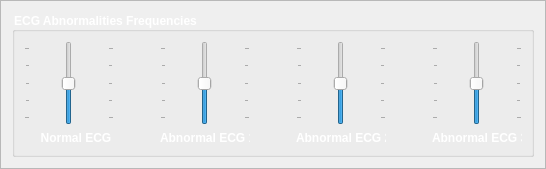
              <widget class="QFrame" name="frame_24">
               <property name="frameShape">
                <enum>QFrame::StyledPanel</enum>
               </property>
               <property name="frameShadow">
                <enum>QFrame::Raised</enum>
               </property>
               <layout class="QGridLayout" name="gridLayout_35">
                <item row="0" column="0">
                 <widget class="QGroupBox" name="groupBox_6">
                  <property name="sizePolicy">
                   <sizepolicy hsizetype="Expanding" vsizetype="Maximum">
                    <horstretch>0</horstretch>
                    <verstretch>0</verstretch>
                   </sizepolicy>
                  </property>
                  <property name="maximumSize">
                   <size>
                    <width>16777215</width>
                    <height>150</height>
                   </size>
                  </property>
                  <property name="font">
                   <font>
                    <pointsize>9</pointsize>
                    <weight>75</weight>
                    <bold>true</bold>
                   </font>
                  </property>
                  <property name="styleSheet">
                   <string notr="true">color: rgb(255, 255, 255);</string>
                  </property>
                  <property name="title">
                   <string>ECG Abnormalities Frequencies</string>
                  </property>
                  <layout class="QGridLayout" name="gridLayout_50">
                   <item row="0" column="0">
                    <layout class="QHBoxLayout" name="horizontalLayout_12">
                     <item>
                      <layout class="QVBoxLayout" name="verticalLayout_25">
                       <item>
                        <widget class="QSlider" name="ECG_Abnormalities_Normal_ECG_Frequency_Slider">
                         <property name="sizePolicy">
                          <sizepolicy hsizetype="Maximum" vsizetype="Expanding">
                           <horstretch>0</horstretch>
                           <verstretch>0</verstretch>
                          </sizepolicy>
                         </property>
                         <property name="minimumSize">
                          <size>
                           <width>90</width>
                           <height>0</height>
                          </size>
                         </property>
                         <property name="maximumSize">
                          <size>
                           <width>35</width>
                           <height>16777215</height>
                          </size>
                         </property>
                         <property name="minimum">
                          <number>-2</number>
                         </property>
                         <property name="maximum">
                          <number>2</number>
                         </property>
                         <property name="orientation">
                          <enum>Qt::Vertical</enum>
                         </property>
                         <property name="tickPosition">
                          <enum>QSlider::TicksBothSides</enum>
                         </property>
                        </widget>
                       </item>
                       <item>
                        <widget class="QLabel" name="ECG_Abnormalities_Normal_ECG_Label">
                         <property name="minimumSize">
                          <size>
                           <width>90</width>
                           <height>0</height>
                          </size>
                         </property>
                         <property name="maximumSize">
                          <size>
                           <width>35</width>
                           <height>16777215</height>
                          </size>
                         </property>
                         <property name="font">
                          <font>
                           <weight>75</weight>
                           <bold>true</bold>
                          </font>
                         </property>
                         <property name="text">
                          <string>     Normal ECG</string>
                         </property>
                        </widget>
                       </item>
                      </layout>
                     </item>
                     <item>
                      <spacer name="horizontalSpacer_48">
                       <property name="orientation">
                        <enum>Qt::Horizontal</enum>
                       </property>
                       <property name="sizeHint" stdset="0">
                        <size>
                         <width>40</width>
                         <height>20</height>
                        </size>
                       </property>
                      </spacer>
                     </item>
                     <item>
                      <layout class="QVBoxLayout" name="verticalLayout_26">
                       <item>
                        <widget class="QSlider" name="ECG_Abnormalities_Abnormal_ECG_1_Frequency_Slider">
                         <property name="sizePolicy">
                          <sizepolicy hsizetype="Maximum" vsizetype="Expanding">
                           <horstretch>0</horstretch>
                           <verstretch>0</verstretch>
                          </sizepolicy>
                         </property>
                         <property name="minimumSize">
                          <size>
                           <width>90</width>
                           <height>0</height>
                          </size>
                         </property>
                         <property name="maximumSize">
                          <size>
                           <width>35</width>
                           <height>16777215</height>
                          </size>
                         </property>
                         <property name="minimum">
                          <number>-2</number>
                         </property>
                         <property name="maximum">
                          <number>2</number>
                         </property>
                         <property name="orientation">
                          <enum>Qt::Vertical</enum>
                         </property>
                         <property name="tickPosition">
                          <enum>QSlider::TicksBothSides</enum>
                         </property>
                        </widget>
                       </item>
                       <item>
                        <widget class="QLabel" name="ECG_Abnormalities_Abnormal_ECG_1_Label">
                         <property name="minimumSize">
                          <size>
                           <width>90</width>
                           <height>0</height>
                          </size>
                         </property>
                         <property name="maximumSize">
                          <size>
                           <width>35</width>
                           <height>16777215</height>
                          </size>
                         </property>
                         <property name="font">
                          <font>
                           <weight>75</weight>
                           <bold>true</bold>
                          </font>
                         </property>
                         <property name="text">
                          <string>Abnormal ECG 1</string>
                         </property>
                        </widget>
                       </item>
                      </layout>
                     </item>
                     <item>
                      <spacer name="horizontalSpacer_49">
                       <property name="orientation">
                        <enum>Qt::Horizontal</enum>
                       </property>
                       <property name="sizeHint" stdset="0">
                        <size>
                         <width>40</width>
                         <height>20</height>
                        </size>
                       </property>
                      </spacer>
                     </item>
                     <item>
                      <layout class="QVBoxLayout" name="verticalLayout_27">
                       <item>
                        <widget class="QSlider" name="ECG_Abnormalities_Abnormal_ECG_2_Frequency_Slider">
                         <property name="sizePolicy">
                          <sizepolicy hsizetype="Maximum" vsizetype="Expanding">
                           <horstretch>0</horstretch>
                           <verstretch>0</verstretch>
                          </sizepolicy>
                         </property>
                         <property name="minimumSize">
                          <size>
                           <width>90</width>
                           <height>0</height>
                          </size>
                         </property>
                         <property name="maximumSize">
                          <size>
                           <width>35</width>
                           <height>16777215</height>
                          </size>
                         </property>
                         <property name="minimum">
                          <number>-2</number>
                         </property>
                         <property name="maximum">
                          <number>2</number>
                         </property>
                         <property name="orientation">
                          <enum>Qt::Vertical</enum>
                         </property>
                         <property name="tickPosition">
                          <enum>QSlider::TicksBothSides</enum>
                         </property>
                        </widget>
                       </item>
                       <item>
                        <widget class="QLabel" name="ECG_Abnormalities_Abnormal_ECG_2_Label">
                         <property name="minimumSize">
                          <size>
                           <width>90</width>
                           <height>0</height>
                          </size>
                         </property>
                         <property name="maximumSize">
                          <size>
                           <width>35</width>
                           <height>16777215</height>
                          </size>
                         </property>
                         <property name="font">
                          <font>
                           <weight>75</weight>
                           <bold>true</bold>
                          </font>
                         </property>
                         <property name="text">
                          <string>Abnormal ECG 2</string>
                         </property>
                        </widget>
                       </item>
                      </layout>
                     </item>
                     <item>
                      <spacer name="horizontalSpacer_50">
                       <property name="orientation">
                        <enum>Qt::Horizontal</enum>
                       </property>
                       <property name="sizeHint" stdset="0">
                        <size>
                         <width>40</width>
                         <height>20</height>
                        </size>
                       </property>
                      </spacer>
                     </item>
                     <item>
                      <layout class="QVBoxLayout" name="verticalLayout_28">
                       <item>
                        <widget class="QSlider" name="ECG_Abnormalities_Abnormal_ECG_3_Frequency_Slider">
                         <property name="sizePolicy">
                          <sizepolicy hsizetype="Maximum" vsizetype="Expanding">
                           <horstretch>0</horstretch>
                           <verstretch>0</verstretch>
                          </sizepolicy>
                         </property>
                         <property name="minimumSize">
                          <size>
                           <width>90</width>
                           <height>0</height>
                          </size>
                         </property>
                         <property name="maximumSize">
                          <size>
                           <width>35</width>
                           <height>16777215</height>
                          </size>
                         </property>
                         <property name="minimum">
                          <number>-2</number>
                         </property>
                         <property name="maximum">
                          <number>2</number>
                         </property>
                         <property name="orientation">
                          <enum>Qt::Vertical</enum>
                         </property>
                         <property name="tickPosition">
                          <enum>QSlider::TicksBothSides</enum>
                         </property>
                        </widget>
                       </item>
                       <item>
                        <widget class="QLabel" name="ECG_Abnormalities_Abnormal_ECG_3_Label">
                         <property name="minimumSize">
                          <size>
                           <width>90</width>
                           <height>0</height>
                          </size>
                         </property>
                         <property name="maximumSize">
                          <size>
                           <width>35</width>
                           <height>16777215</height>
                          </size>
                         </property>
                         <property name="font">
                          <font>
                           <weight>75</weight>
                           <bold>true</bold>
                          </font>
                         </property>
                         <property name="text">
                          <string>Abnormal ECG 3</string>
                         </property>
                        </widget>
                       </item>
                      </layout>
                     </item>
                    </layout>
                   </item>
                  </layout>
                 </widget>
                </item>
               </layout>
              </widget>
